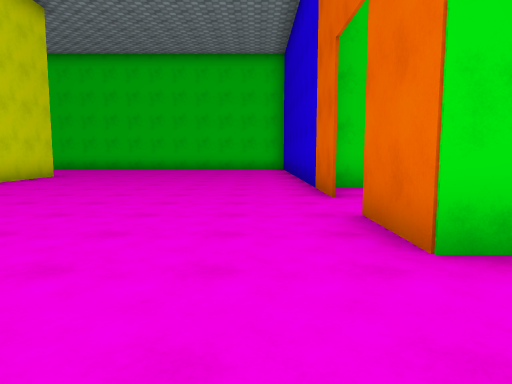
View 1 (above)

19 first-person views from a walk through a Unity game level. The camera is 1.4 m above the floor, tilts 6° down and sees 70° across. The floor is counted in squares, 2 m on a side. Each view is taken from the middle of a square. On the plan, view 1 faces up. The plan holds only what a view shows up to about 11 squares ahead; the rest is blank. The player is left out. Surface patterns are stand-ins for the level's own textures.

View 2
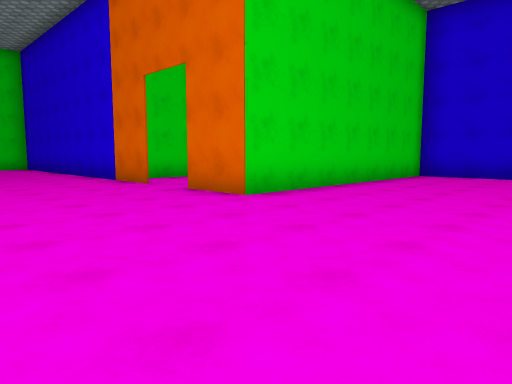

View 3
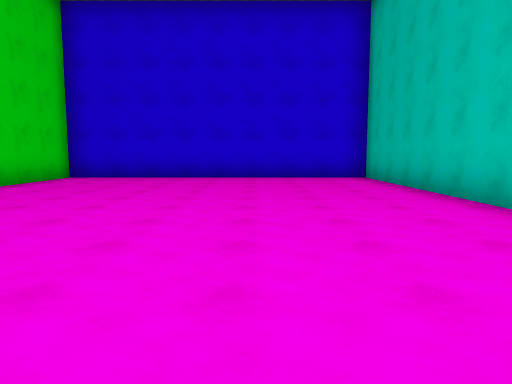

View 4
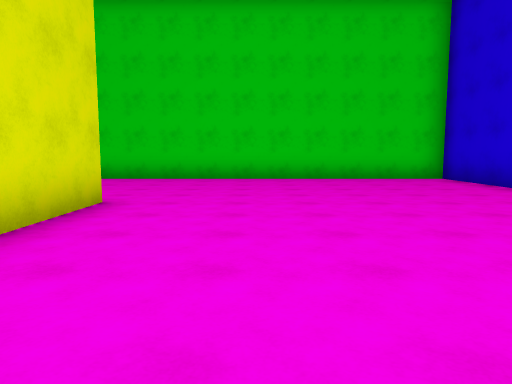

View 5
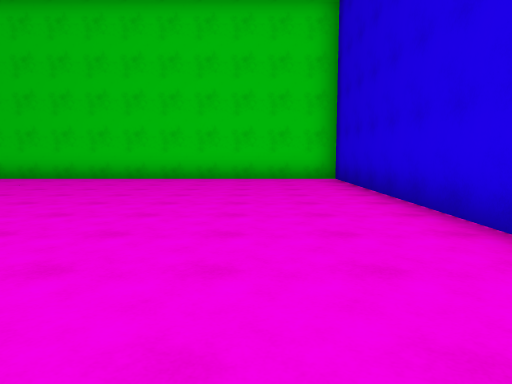

View 6
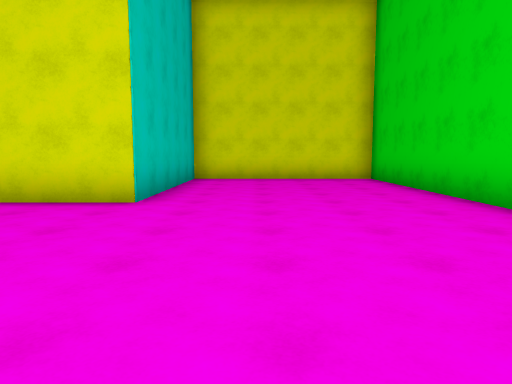

View 7
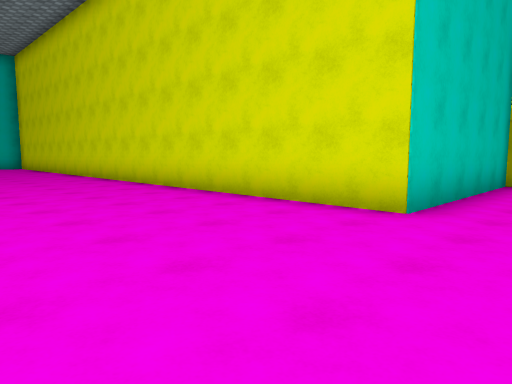

View 8
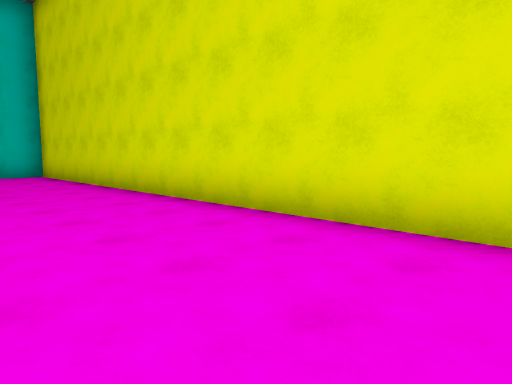

View 9
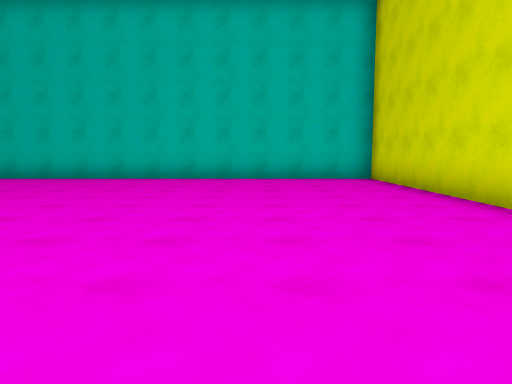

View 10
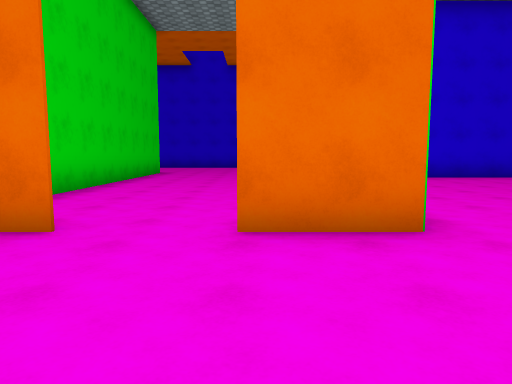

View 11
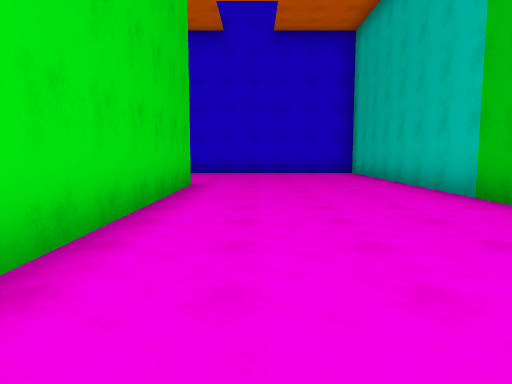

View 12
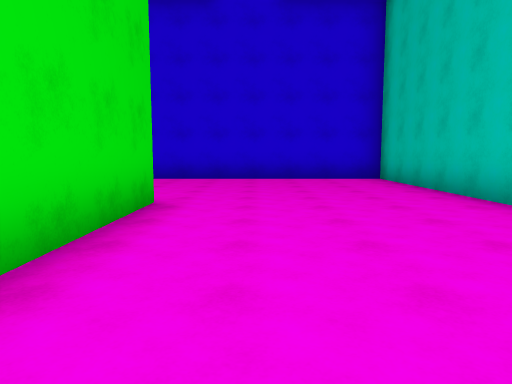

View 13
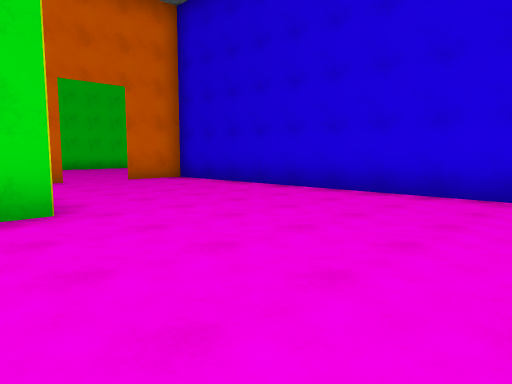

View 14
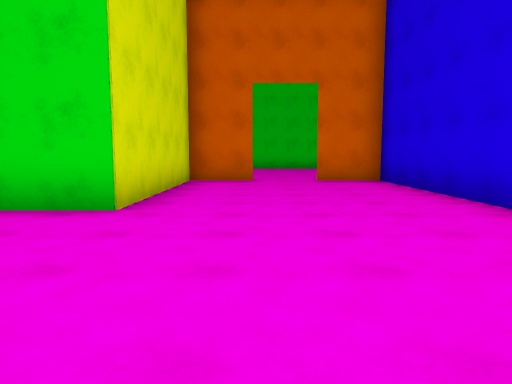

View 15
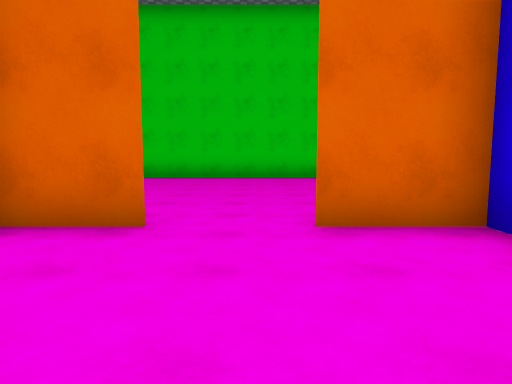

View 16
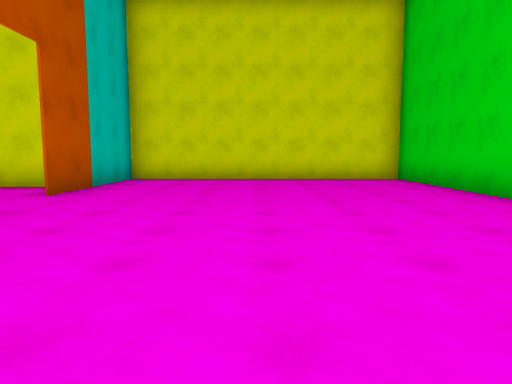

View 17
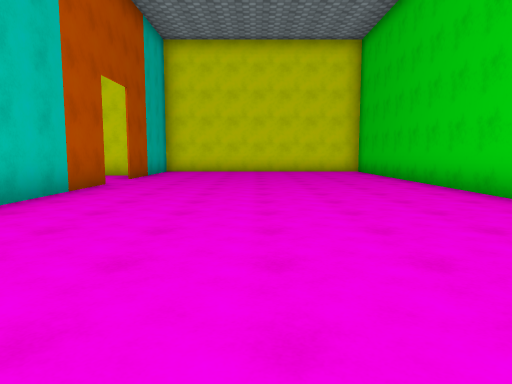

View 18
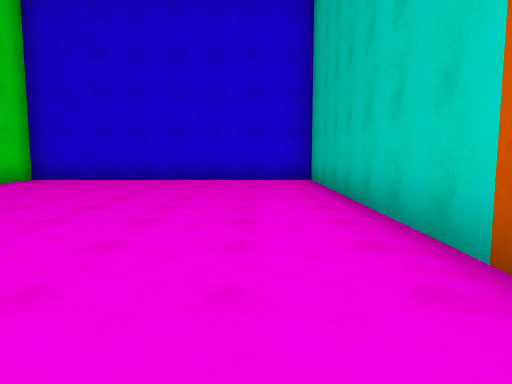

View 19
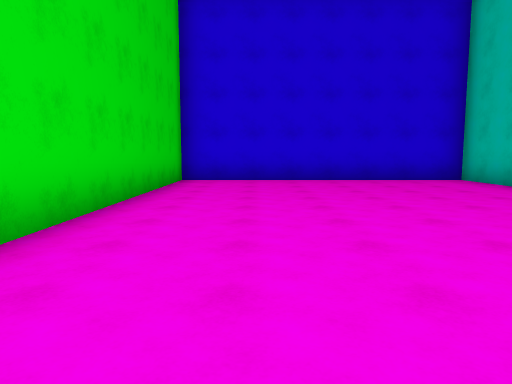

### Floor plan
Points are (right, up) in squares from view 1. A wall is a line through its corners. A room is listed if a view was taken in it or the views show most of it. See-through windows are left out.
Room 1 (views 1, 2, 3, 4, 5, 6, 7, 8, 9, 10)
walls: (1.2, 5.8) (1.2, 16.2) (-11.2, 16.2) (-11.2, 11.3) (-6.2, 11.3) (-6.2, -6.2) (8.7, -6.2) (8.7, 2.5) (1.2, 2.5) (1.2, 4.2)
ways out: opening at (1, 5) to room 2
Room 2 (views 11, 12, 13, 14, 15)
walls: (7.9, 2.5) (16.2, 2.5) (16.2, 12.5) (14.5, 12.5); (13, 12.5) (11.3, 12.5) (11.3, 7.5) (1.6, 7.5)
ways out: opening at (1, 5) to room 1; opening at (13.5, 13) to room 3
Room 3 (views 16, 17, 18, 19)
walls: (14.5, 12.5) (23.7, 12.5) (23.7, 20) (8.8, 20) (8.8, 12.5) (13, 12.5)
ways out: opening at (13.5, 13) to room 2

Where each view was taken, in squares from view 1:
view 1: 0 up, 0 right, facing up
view 2: 2 down, 3 left, facing up-right
view 3: 3 down, 2 left, facing right
view 4: 6 up, 4 left, facing up
view 5: 6 up, 1 left, facing up
view 6: 13 up, 1 left, facing left
view 7: 13 up, 2 left, facing down-left
view 8: 6 up, 3 left, facing down-left
view 9: 4 up, 3 left, facing down
view 10: 4 up, 2 left, facing right
view 11: 6 up, 3 right, facing right
view 12: 6 up, 6 right, facing right
view 13: 3 up, 10 right, facing up-right
view 14: 3 up, 13 right, facing up
view 15: 9 up, 14 right, facing up
view 16: 16 up, 19 right, facing left
view 17: 16 up, 23 right, facing left
view 18: 14 up, 14 right, facing right
view 19: 18 up, 14 right, facing right
